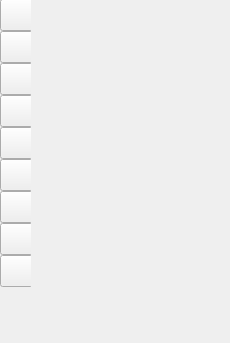
<?xml version="1.0" encoding="UTF-8"?>
<ui version="4.0">
 <class>CDataZoneLeftDockWidget</class>
 <widget class="QDockWidget" name="CDataZoneLeftDockWidget">
  <property name="geometry">
   <rect>
    <x>0</x>
    <y>0</y>
    <width>230</width>
    <height>343</height>
   </rect>
  </property>
  <property name="styleSheet">
   <string notr="true">QDockWidget&gt;QWidget
{
     border:1px solid rgb(145,148,157);
     background-color: rgb(255,255,255); 
     border-radius:5px; 
}</string>
  </property>
  <property name="windowTitle">
   <string>DockWidget</string>
  </property>
  <widget class="QWidget" name="dockWidgetContents">
   <widget class="QWidget" name="widget" native="true">
    <property name="geometry">
     <rect>
      <x>0</x>
      <y>0</y>
      <width>31</width>
      <height>321</height>
     </rect>
    </property>
    <widget class="QWidget" name="verticalLayoutWidget">
     <property name="geometry">
      <rect>
       <x>0</x>
       <y>-1</y>
       <width>39</width>
       <height>335</height>
      </rect>
     </property>
     <layout class="QVBoxLayout" name="verticalLayout">
      <property name="spacing">
       <number>0</number>
      </property>
      <item>
       <widget class="QToolButton" name="toolButton">
        <property name="text">
         <string/>
        </property>
        <property name="icon">
         <iconset resource="dataZoneLeftIcon.qrc">
          <normaloff>:/icon/1.png</normaloff>:/icon/1.png</iconset>
        </property>
        <property name="iconSize">
         <size>
          <width>25</width>
          <height>25</height>
         </size>
        </property>
        <property name="checkable">
         <bool>false</bool>
        </property>
       </widget>
      </item>
      <item>
       <widget class="QToolButton" name="toolButton_2">
        <property name="text">
         <string/>
        </property>
        <property name="icon">
         <iconset resource="dataZoneLeftIcon.qrc">
          <normaloff>:/icon/2.png</normaloff>:/icon/2.png</iconset>
        </property>
        <property name="iconSize">
         <size>
          <width>25</width>
          <height>25</height>
         </size>
        </property>
       </widget>
      </item>
      <item>
       <widget class="QToolButton" name="toolButton_3">
        <property name="text">
         <string/>
        </property>
        <property name="icon">
         <iconset resource="dataZoneLeftIcon.qrc">
          <normaloff>:/icon/3.png</normaloff>:/icon/3.png</iconset>
        </property>
        <property name="iconSize">
         <size>
          <width>25</width>
          <height>25</height>
         </size>
        </property>
       </widget>
      </item>
      <item>
       <widget class="QToolButton" name="toolButton_4">
        <property name="text">
         <string/>
        </property>
        <property name="icon">
         <iconset resource="dataZoneLeftIcon.qrc">
          <normaloff>:/icon/4.png</normaloff>:/icon/4.png</iconset>
        </property>
        <property name="iconSize">
         <size>
          <width>25</width>
          <height>25</height>
         </size>
        </property>
       </widget>
      </item>
      <item>
       <widget class="QToolButton" name="toolButton_5">
        <property name="text">
         <string/>
        </property>
        <property name="icon">
         <iconset resource="dataZoneLeftIcon.qrc">
          <normaloff>:/icon/5.png</normaloff>:/icon/5.png</iconset>
        </property>
        <property name="iconSize">
         <size>
          <width>25</width>
          <height>25</height>
         </size>
        </property>
       </widget>
      </item>
      <item>
       <widget class="QToolButton" name="toolButton_6">
        <property name="text">
         <string/>
        </property>
        <property name="icon">
         <iconset resource="dataZoneLeftIcon.qrc">
          <normaloff>:/icon/6.png</normaloff>:/icon/6.png</iconset>
        </property>
        <property name="iconSize">
         <size>
          <width>25</width>
          <height>25</height>
         </size>
        </property>
       </widget>
      </item>
      <item>
       <widget class="QToolButton" name="toolButton_7">
        <property name="text">
         <string/>
        </property>
        <property name="icon">
         <iconset resource="dataZoneLeftIcon.qrc">
          <normaloff>:/icon/7.png</normaloff>:/icon/7.png</iconset>
        </property>
        <property name="iconSize">
         <size>
          <width>25</width>
          <height>25</height>
         </size>
        </property>
       </widget>
      </item>
      <item>
       <widget class="QToolButton" name="toolButton_8">
        <property name="text">
         <string/>
        </property>
        <property name="icon">
         <iconset resource="dataZoneLeftIcon.qrc">
          <normaloff>:/icon/8.png</normaloff>:/icon/8.png</iconset>
        </property>
        <property name="iconSize">
         <size>
          <width>25</width>
          <height>25</height>
         </size>
        </property>
       </widget>
      </item>
      <item>
       <widget class="QToolButton" name="toolButton_9">
        <property name="text">
         <string/>
        </property>
        <property name="icon">
         <iconset resource="dataZoneLeftIcon.qrc">
          <normaloff>:/icon/9.png</normaloff>:/icon/9.png</iconset>
        </property>
        <property name="iconSize">
         <size>
          <width>25</width>
          <height>25</height>
         </size>
        </property>
       </widget>
      </item>
      <item>
       <spacer name="verticalSpacer">
        <property name="orientation">
         <enum>Qt::Vertical</enum>
        </property>
        <property name="sizeHint" stdset="0">
         <size>
          <width>20</width>
          <height>40</height>
         </size>
        </property>
       </spacer>
      </item>
     </layout>
    </widget>
   </widget>
   <widget class="QWidget" name="widget_2" native="true">
    <property name="geometry">
     <rect>
      <x>29</x>
      <y>-1</y>
      <width>201</width>
      <height>321</height>
     </rect>
    </property>
   </widget>
  </widget>
 </widget>
 <resources>
  <include location="dataZoneLeftIcon.qrc"/>
 </resources>
 <connections/>
</ui>
